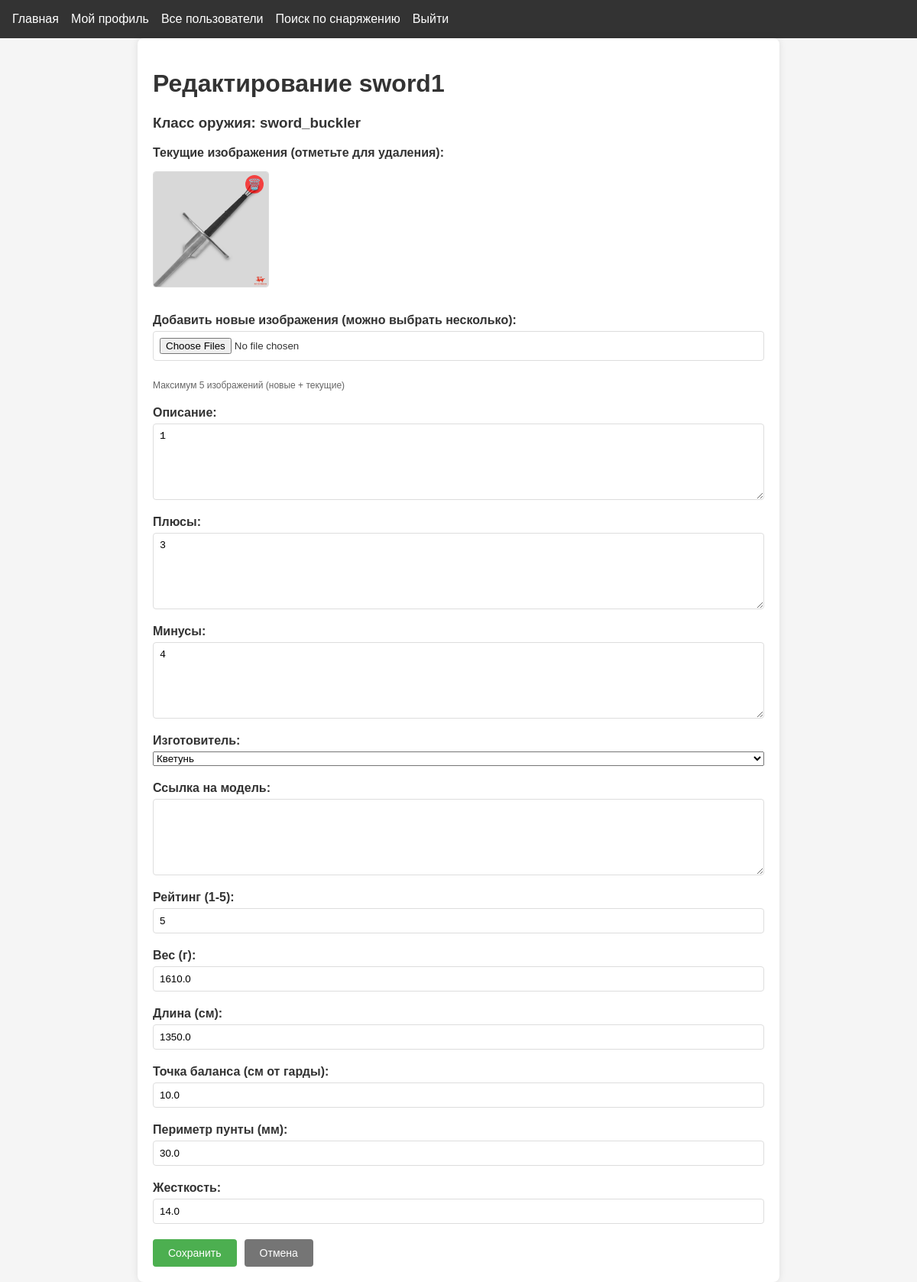
The app's page /upload/sword1 (signed in) with its own data.
### app.py (models this page shows)
class InventoryItem(db.Model):
    id = db.Column(db.Integer, primary_key=True)
    user_id = db.Column(db.Integer, db.ForeignKey("user.id"), nullable=False)
    model = db.Column(db.String(20), default="none")  # изготовитель
    model_site = db.Column(db.Text)  # ссылка на изготовителя
    weapon_class = db.Column(db.String(20), default="all")  # 'all' или конкретный класс
    item_type = db.Column(db.String(20), nullable=False)
    image_paths = db.Column(db.Text)
    description = db.Column(db.Text)
    pros = db.Column(db.Text)
    cons = db.Column(db.Text)
    rating = db.Column(db.Integer)
    weight = db.Column(db.Float)  # вес
    length = db.Column(db.Float)  # длина
    balance_point = db.Column(db.Float)  # точка баланса
    point_perimeter = db.Column(db.Float)  # периметр пунты
    stiffness = db.Column(db.Float)  # жесткость

class User(db.Model, UserMixin):
    id = db.Column(db.Integer, primary_key=True)
    username = db.Column(db.String(80), unique=True, nullable=False)
    password = db.Column(db.String(120), nullable=False)
    weapon_class = db.Column(db.String(20), default="sword_buckler")
    age = db.Column(db.Integer)
    real_name = db.Column(db.String(100))
    has_longsword = db.Column(db.Boolean, default=False)
    longsword_since = db.Column(db.Date)
    has_rapier = db.Column(db.Boolean, default=False)
    rapier_since = db.Column(db.Date)
    has_sabre = db.Column(db.Boolean, default=False)
    sabre_since = db.Column(db.Date)
    has_sword_buckler = db.Column(db.Boolean, default=False)
    sword_buckler_since = db.Column(db.Date)
    items = db.relationship(
        "InventoryItem", backref="user", lazy=True, cascade="all, delete-orphan"
    )

### app.py (the view, shortened to what this page needs)
@app.route("/upload/<item_type>", methods=["GET", "POST"])
@login_required
def upload(item_type):
    weapon_class = request.args.get("weapon_class", current_user.weapon_class)
    item = InventoryItem.query.filter_by(
        user_id=current_user.id, item_type=item_type, weapon_class=weapon_class
    ).first()
    return render_template(
        "upload.html", item_type=item_type, weapon_class=weapon_class, item=item, is_weapon=item_type in ['sword1', 'sword2', 'sword3']  # Передаем флаг, что это оружие
    )

### app.py (called while the page is built)
@login_manager.user_loader
def load_user(user_id):
    return User.query.get(int(user_id))

### templates/upload.html (shortened to what this page needs)
{% extends "base.html" %}
{% block content %}
<div class="upload-container">
    <h1>{% if item %}Редактирование{% else %}Добавление{% endif %} {{ item_type }}</h1>
    {% if weapon_class %}<h3>Класс оружия: {{ weapon_class }}</h3>{% endif %}
    <form method="POST" enctype="multipart/form-data" id="uploadForm">
        {% if item and item.image_paths %}
        <div class="form-group">
            <label>Текущие изображения (отметьте для удаления):</label>
            <div class="current-images">
                {% for image_path in item.image_paths.split(',') %}
                <div class="image-item">
                    <img src="{{ url_for('static', filename='uploads/' + image_path) }}"
                         alt="Изображение {{ loop.index }}">
                    <label class="delete-checkbox">
                        <span class="delete-icon">🗑️</span>
                    </label>
                </div>
                {% endfor %}
            </div>
        </div>
        {% endif %}
        <div class="form-group">
            <label for="images">
                {% if item %}Добавить новые изображения{% else %}Загрузите изображения{% endif %}
                (можно выбрать несколько):
            </label>
            <input type="file" id="images" name="images" accept="image/*" multiple
                   onchange="previewImages(this)">
            <div class="hint">Максимум 5 изображений ({% if item %}новые + текущие{% endif %})</div>
        </div>
        <div class="form-group">
            <label for="description">Описание:</label>
            <textarea id="description" name="description" required>{{ item.description if item else '' }}</textarea>
        </div>
        <div class="form-group">
            <label for="pros">Плюсы:</label>
            <textarea id="pros" name="pros" required>{{ item.pros if item else '' }}</textarea>
        </div>
        <div class="form-group">
            <label for="cons">Минусы:</label>
            <textarea id="cons" name="cons" required>{{ item.cons if item else '' }}</textarea>
        </div>
        <div class="form-group">
            <label for="model">Изготовитель:</label>
            <select id="model" name="model">
                <option value="Kvetun" {% if item and item.model == 'Kvetun' %}selected{% endif %}>Кветунь</option>
            </select>
        </div>
        <div class="form-group">
            <label for="model_site">Ссылка на модель:</label>
            <textarea id="model_site" name="model_site" >{{ item.model_site if item else '' }}</textarea>
        </div>
        <div class="form-group">
            <label for="rating">Рейтинг (1-5):</label>
            <input type="number" id="rating" name="rating"
                   value="{{ item.rating if item else 3 }}"
                   min="1" max="5" required>
        </div>
        {% if is_weapon %}
        <div class="form-group">
        <label for="weight">Вес (г):</label>
        <input type="number" id="weight" name="weight" step="0.01"
               value="{{ item.weight if item else '' }}">
        </div>
        <div class="form-group">
        <label for="length">Длина (см):</label>
        <input type="number" id="length" name="length" step="0.1"
               value="{{ item.length if item else '' }}">
        </div>
        <div class="form-group">
        <label for="balance_point">Точка баланса (см от гарды):</label>
        <input type="number" id="balance_point" name="balance_point" step="0.1"
               value="{{ item.balance_point if item else '' }}">
        </div>
        <div class="form-group">
        <label for="point_perimeter">Периметр пунты (мм):</label>
        <input type="number" id="point_perimeter" name="point_perimeter" step="0.1"
               value="{{ item.point_perimeter if item else '' }}">
        </div>
        <div class="form-group">
        <label for="stiffness">Жесткость:</label>
        <input type="number" id="stiffness" name="stiffness" step="0.1"
               value="{{ item.stiffness if item else '' }}">
        </div>
        {% endif %}
        <div class="form-actions">
            <button type="submit" class="btn">Сохранить</button>
            <a href="{{ url_for('view_profile', username=current_user.username, weapon_class=weapon_class) }}"
               class="btn cancel">Отмена</a>
        </div>
    </form>
</div>
{% endblock %}

### static/css/style.css (style rules this page uses)
body { font-family: 'Arial', sans-serif; margin: 0; padding: 0; background-color: #f5f5f5; color: #333; }
.btn { display: inline-block; padding: 0.5rem 1rem; background-color: #4CAF50; color: white; text-decoration: none; border-radius: 4px; }
.upload-container { max-width: 800px; margin: 20px auto; padding: 20px; background: white; border-radius: 8px; box-shadow: 0 0 10px rgba(0,0,0,0.1); }
.form-group { display: flex; flex-direction: column; gap: 5px; }
.form-group label { font-weight: bold; }
.form-actions { display: flex; gap: 10px; margin-top: 20px; }
.btn { padding: 10px 15px; border-radius: 4px; cursor: pointer; text-decoration: none; }

### templates/upload.html (style rules this page uses)
.upload-container { max-width: 800px; margin: 0 auto; padding: 20px; }
.current-images { display: flex; flex-wrap: wrap; gap: 15px; margin: 10px 0; }
.image-item { position: relative; width: 150px; transition: transform 0.2s; }
.image-item img { width: 100%; height: 150px; object-fit: cover; border: 1px solid #ddd; border-radius: 4px; }
.delete-checkbox { position: absolute; top: 5px; right: 5px; cursor: pointer; }
.delete-icon { display: inline-block; background: rgba(255, 0, 0, 0.7); color: white; width: 24px; height: 24px; border-radius: 50%; text-align: center; line-height: 24px; font-size: 14px; }
.hint { font-size: 12px; color: #666; margin-top: 5px; }
.form-group { margin-bottom: 20px; }
textarea, input[type="number"], input[type="file"] { width: 100%; padding: 8px; border: 1px solid #ddd; border-radius: 4px; box-sizing: border-box; }
textarea { height: 100px; resize: vertical; }
.form-actions { display: flex; gap: 10px; margin-top: 20px; }
.btn { padding: 10px 20px; border: none; border-radius: 4px; cursor: pointer; text-align: center; text-decoration: none; font-size: 14px; }
.cancel { background-color: #757575; color: white; }

### records on screen
InventoryItem: item_type "sword1", image_paths (picture), description "1", pros "3", cons "4", model "Кветунь", rating "5", weight "1610.0", length "1350.0", balance_point "10.0", point_perimeter "30.0", stiffness "14.0"
User: weapon_class "sword_buckler"
